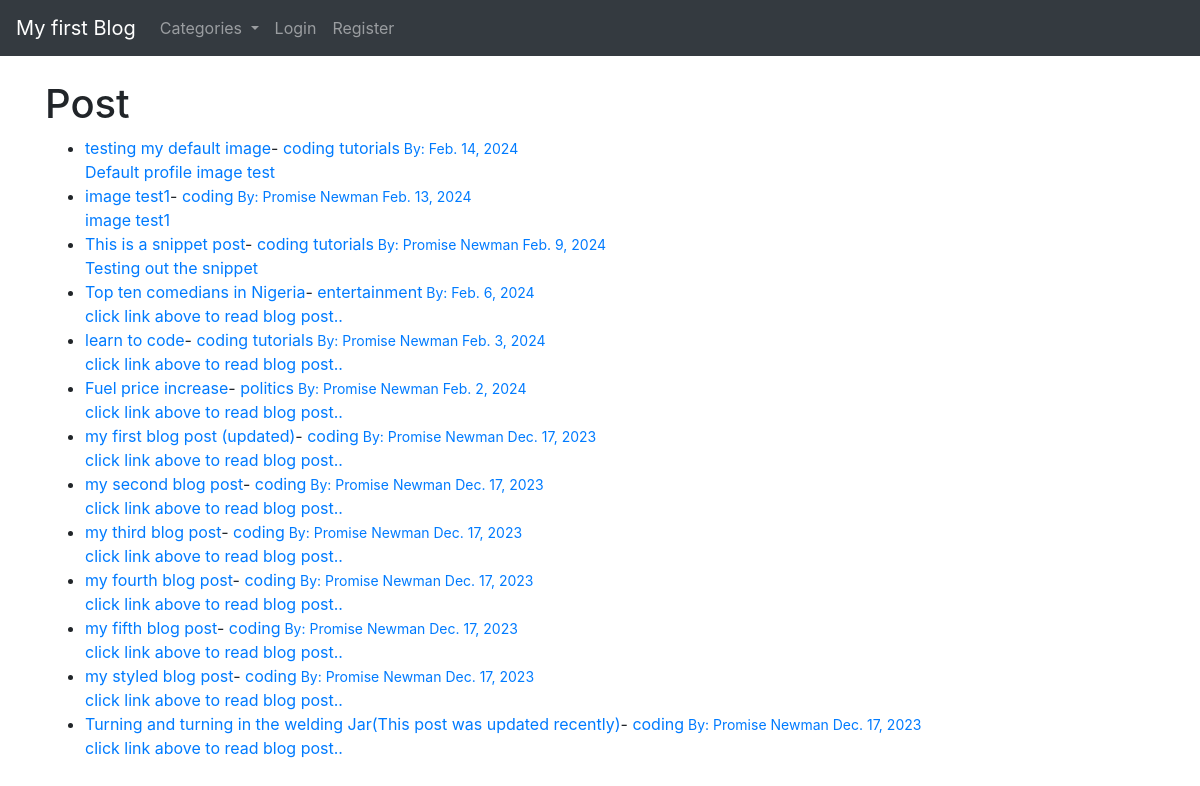
The page / on the database its author committed.
### blog/models.py (models this page shows, shortened)
class post(models.Model):
    title = models.CharField(max_length=255)
    header_image = models.ImageField(null=True, blank=True, upload_to="images/")
    title_tag = models.CharField(max_length=255, default=" Newman's Blog")
    author = models.ForeignKey(User, on_delete=models.CASCADE)
    body = RichTextField(blank=True, null= True)
    post_date = models.DateField(auto_now_add=True)
    category = models.CharField(max_length=255, default="coding")
    snippet = models.CharField(max_length=255)
    likes = models.ManyToManyField(User, related_name='blog_post')

### blog/views.py (the view)
# urls.py: path('', Homeview.as_view(), name='home'),
class Homeview(ListView):
     model = post
     template_name = 'blog/home.html'
     cats = category.objects.all()
     ordering = ['-post_date']
     def get_context_data(self, *args, **kwargs):
          cat_menu = category.objects.all()
          context = super(Homeview, self).get_context_data(*args, **kwargs)
          context["cat_menu"] = cat_menu
          return context

### blog/models.py (called while the page is built)
    def __str__(self):
        return self.name

### blog/templates/blog/home.html (shortened to what this page needs)
{% extends "blog/base.html" %}
{% block content %}
<h1>Post</h1>
<ul>
{% for post in object_list %}
    <li><a href="{% url 'article-detail' post.pk %}"> {{ post.title }}</a>-
        <a href="{% url 'category' post.category|slugify %}">{{ post.category }}<small>  By: {{ post.author.first_name }}
         {{ post.author.last_name}} {{ post.post_date }}
        </small> <br/>
    {{ post.snippet }}</li>
{% endfor %}
</ul>
{% endblock %}

### rows shown on the page
post: title "testing my default image", category "coding tutorials", post_date "Feb. 14, 2024", snippet "Default profile image test"
post: title "image test1", category "coding", author.first_name "Promise", author.last_name "Newman", post_date "Feb. 13, 2024", snippet "image test1"
post: title "This is a snippet post", category "coding tutorials", author.first_name "Promise", author.last_name "Newman", post_date "Feb. 9, 2024", snippet "Testing out the snippet"
post: title "Top ten comedians in Nigeria", category "entertainment", post_date "Feb. 6, 2024", snippet "click link above to read blog post.."
post: title "learn to code", category "coding tutorials", author.first_name "Promise", author.last_name "Newman", post_date "Feb. 3, 2024", snippet "click link above to read blog post.."
post: title "Fuel price increase", category "politics", author.first_name "Promise", author.last_name "Newman", post_date "Feb. 2, 2024", snippet "click link above to read blog post.."
post: title "my first blog post (updated)", category "coding", author.first_name "Promise", author.last_name "Newman", post_date "Dec. 17, 2023", snippet "click link above to read blog post.."
post: title "my second blog post", category "coding", author.first_name "Promise", author.last_name "Newman", post_date "Dec. 17, 2023", snippet "click link above to read blog post.."
post: title "my third blog post", category "coding", author.first_name "Promise", author.last_name "Newman", post_date "Dec. 17, 2023", snippet "click link above to read blog post.."
post: title "my fourth blog post", category "coding", author.first_name "Promise", author.last_name "Newman", post_date "Dec. 17, 2023", snippet "click link above to read blog post.."
post: title "my fifth blog post", category "coding", author.first_name "Promise", author.last_name "Newman", post_date "Dec. 17, 2023", snippet "click link above to read blog post.."
post: title "my styled blog post", category "coding", author.first_name "Promise", author.last_name "Newman", post_date "Dec. 17, 2023", snippet "click link above to read blog post.."
post: title "Turning and turning in the welding Jar(This post was updated recently)", category "coding", author.first_name "Promise", author.last_name "Newman", post_date "Dec. 17, 2023", snippet "click link above to read blog post.."
